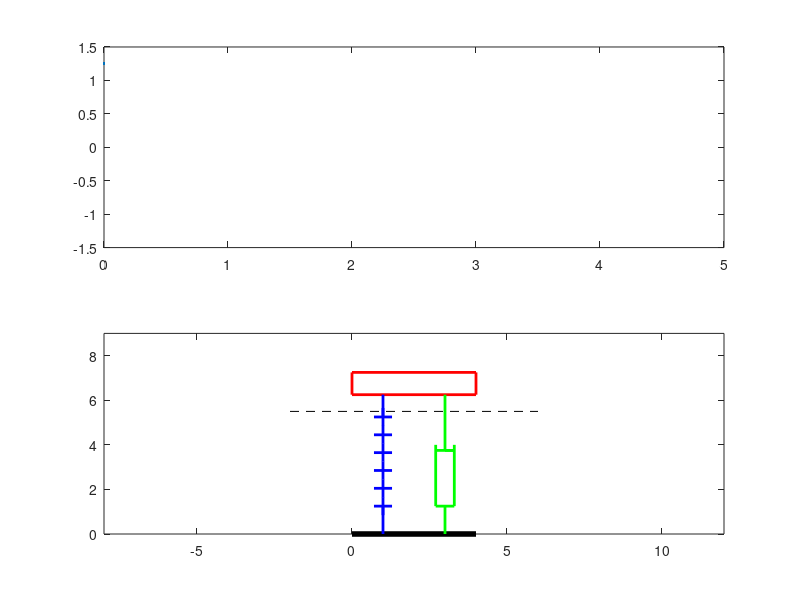

MATLAB code for this plot: (Note: this script raises an error after producing the figure.)
clear
clc
close all

m=4;
c=2^10;
k=2^10; 

A= [0 1;-k/m -c/m];
B= [0;1/m];
C= [1 0];
D= 0;

x0= [1.25;0];

sys= ss(A,B,C,D);

t= 0:0.01:5;
u= zeros(size(t));

x=lsim(sys,u,t,x0);

lantai= [0 0;4 0];
massa = [0 5;4 5;4 6;0 6;0 5];
pegas1= [1 0;1 1.25];
pegas3= [1 4;1 5];
pegas2 = linspace(1.25,4,6);
damper1 = [3 0;3 1.25];
damper2 = [2.7 4; 2.7 1.25; 3.3 1.25; 3.3 4];
damper3 = [2.7 2.5; 3.3 2.5; 3 2.5; 3 5];

figure(1)
filename = 'criticaldamping m=4,k=c=2^10.gif';

for tt = 0:0.05:max(t)
    
    subplot(2,1,1)
    ind = t<= tt;
    plot(t(ind),x(ind),'linewidth',1.5)
    xlim([min(t) max(t)])
    ylim([-1.5 1.5])
    
    dx = x(ind);
    dx = dx(end);
    pegas2 = linspace(1.25,4+dx,6);
    subplot(2,1,2)
    plot(lantai(:,1), lantai (:,2), 'k-','linewidth', 4)
    hold on
    plot(massa(:,1), massa(:,2)+dx, 'r','linewidth', 2)
    plot(pegas1(:,1), pegas1(:,2), 'b','linewidth', 2)
    plot(pegas3(:,1), pegas3(:,2)+dx, 'b','linewidth', 2)
    plot(1, pegas2, 'b+','MarkerSize', 13, 'linewidth', 2)
    plot(damper1(:,1), damper1(:,2), 'g','linewidth', 2)
    plot(damper2(:,1), damper2(:,2), 'g','linewidth', 2)
    plot(damper3(:,1), damper3(:,2)+dx, 'g','linewidth', 2)
    plot([-2 6],[5.5 5.5], 'k--')
    xlim([-8 12])
    ylim([0 9])
    hold off
    pause (0.01)
    
    % capture the plot as an image
      frame = getframe(figure(1));
       im = frame2im(frame);
       [imind,cm] = rgb2ind(im,256);
       if tt == 0
           imwrite(imind,cm,filename,'gif', 'Loopcount',inf);
       else
           imwrite(imind,cm,filename,'gif','WriteMode','append');
       end
end
